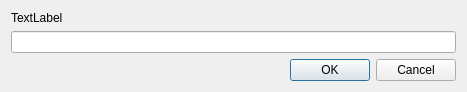
<?xml version="1.0" encoding="UTF-8"?>
<ui version="4.0">
 <class>PromptDialog</class>
 <widget class="QDialog" name="PromptDialog">
  <property name="geometry">
   <rect>
    <x>0</x>
    <y>0</y>
    <width>467</width>
    <height>88</height>
   </rect>
  </property>
  <property name="sizePolicy">
   <sizepolicy hsizetype="Preferred" vsizetype="Expanding">
    <horstretch>0</horstretch>
    <verstretch>0</verstretch>
   </sizepolicy>
  </property>
  <property name="windowTitle">
   <string>Dialog</string>
  </property>
  <property name="modal">
   <bool>true</bool>
  </property>
  <layout class="QVBoxLayout" name="verticalLayout">
   <item>
    <widget class="QLabel" name="label">
     <property name="sizePolicy">
      <sizepolicy hsizetype="Preferred" vsizetype="Expanding">
       <horstretch>0</horstretch>
       <verstretch>0</verstretch>
      </sizepolicy>
     </property>
     <property name="text">
      <string>TextLabel</string>
     </property>
     <property name="wordWrap">
      <bool>true</bool>
     </property>
    </widget>
   </item>
   <item>
    <widget class="QLineEdit" name="textBox"/>
   </item>
   <item>
    <layout class="QHBoxLayout" name="horizontalLayout">
     <item>
      <spacer name="horizontalSpacer">
       <property name="orientation">
        <enum>Qt::Horizontal</enum>
       </property>
       <property name="sizeHint" stdset="0">
        <size>
         <width>40</width>
         <height>20</height>
        </size>
       </property>
      </spacer>
     </item>
     <item>
      <widget class="QPushButton" name="okBtn">
       <property name="text">
        <string>OK</string>
       </property>
      </widget>
     </item>
     <item>
      <widget class="QPushButton" name="cancelBtn">
       <property name="text">
        <string>Cancel</string>
       </property>
      </widget>
     </item>
    </layout>
   </item>
  </layout>
 </widget>
 <resources/>
 <connections/>
</ui>
